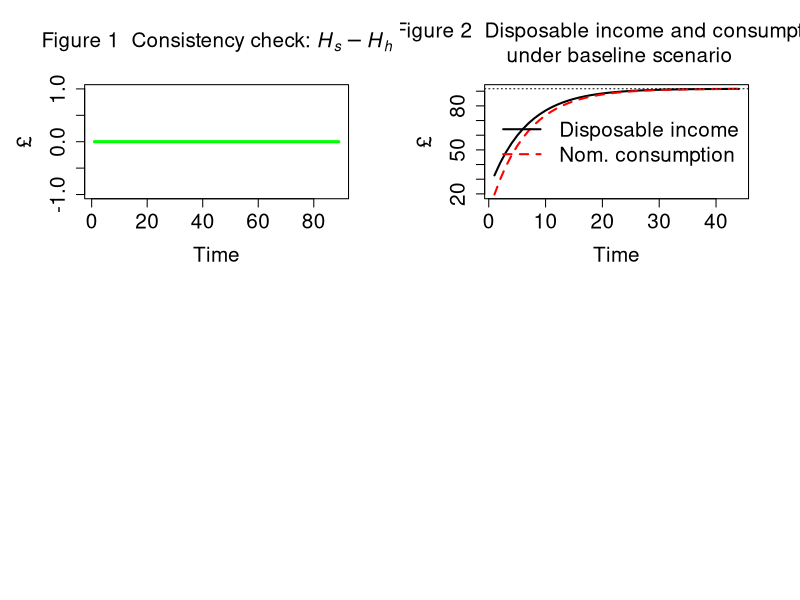

The R source for this figure:
# IO-SFC MODEL (BASED ON MODEL PC)

# Created by Marco Veronese Passarella

# Version: 7 June 2024; revised: 11 June 2024

### PREPARE THE ENVIRONMENT ################################################################################

#Clear Environment
rm(list=ls(all=TRUE))

#Clear Plots
if(!is.null(dev.list())) dev.off()

#Clear Console
cat("\014")

#Set directory/folder
#setwd("C:/Users/Marco Passarella/Google Drive/New Conferences/EAEPE Summer School 2024")

#set number of periods
nPeriods = 90

#Set number of scenarios
nScenarios=2 

#Set number of industries ***
nIndustries = 2

### SET THE COEFFICIENTS (EXOGENOUS VARIABLES AND PARAMETERS) ################################################################################

alpha10 = 0.8 #Autonomous component of propensity to consume out of income
alpha11 = 8 #Interest rate elasticity of propensity to consume out of income (minus sign)
alpha2=0.4 #Propensity to consume out of wealth
w = 0.4 #Uniform wage rate
mu = 0.875 #Uniform mark-up
pr1 = 1 #Labour productivity in industry 1
pr2 = 1 #Labour productivity in industry 2
lambda0 = 0.635 #Autonomous share of bills
lambda1 = 5 #Elasticity of bills demand to interest rate
lambda2 = 0.01 #Elasticity of bills demand to yd/v
theta=0.2 #Tax rate on income
r_bar=matrix(data=0.025,nrow=nScenarios,ncol=nPeriods) #Interest rate as policy instrument
beta1_c_bar=0.50 #Household consumption share of product 1
beta2_c_bar=0.50 #Household consumption share of product 2
beta1_g_bar=0.48 #Government consumption share of product 1
beta2_g_bar=0.52 #Government consumption share of product 2
a11 = 0.11 #Quantity of product 1 necessary to produce one unit of product 1
a12 = 0.12 #Quantity of product 1 necessary to produce one unit of product 2
a21 = 0.21 #Quantity of product 2 necessary to produce one unit of product 1
a22 = 0.22 #Quantity of product 2 necessary to produce one unit of product 2

#Tip: try 0.12, 0.12, 0.20, 0.20 for unit prices

### CREATE VARIABLES AND ATTRIBUTE INITIAL VALUES ################################################################################

#Use 'array' function to create 3-dimension variables
x=array(data=0,dim=c(nScenarios,nPeriods,nIndustries)) #Gross output by industry (real)
d=array(data=0,dim=c(nScenarios,nPeriods,nIndustries)) #Demand by industry (real)
beta_c=array(data=0,dim=c(nScenarios,nPeriods,nIndustries)) #Real consumption composition
beta_g=array(data=0,dim=c(nScenarios,nPeriods,nIndustries)) #Real government expenditure composition
p=array(data=1,dim=c(nScenarios,nPeriods,nIndustries)) #Unit prices
k=array(data=0,dim=c(nScenarios,nPeriods,nIndustries)) #Inputs by industry

#Create matrix of coefficients
A=matrix(data=0,nrow=nIndustries,ncol=nIndustries) #2D matrix of technical coefficients
I = diag(x=1, nrow=nIndustries, ncol=nIndustries) #2D diagonal matrix
A4=array(data=0,dim=c(nScenarios,nPeriods,nIndustries,nIndustries)) #4D matrix of technical coefficients

#Other 2-dimension variables
alpha1=matrix(data=alpha10-alpha11*r_bar,nrow=nScenarios,ncol=nPeriods) #Propensity to consume out of income
b_cb=matrix(data=0,nrow=nScenarios,ncol=nPeriods) #Government bills held by Central Bank
b_h=matrix(data=0,nrow=nScenarios,ncol=nPeriods) #Government bills held by households
b_s=matrix(data=0,nrow=nScenarios,ncol=nPeriods) #Government bills supplied by government
h_h=matrix(data=0,nrow=nScenarios,ncol=nPeriods) #Cash money held by households
h_s=matrix(data=0,nrow=nScenarios,ncol=nPeriods) #Cash money supplied by central bank
r=matrix(data=r_bar,nrow=nScenarios,ncol=nPeriods) #Interest rate on government bills
t=matrix(data=0,nrow=nScenarios,ncol=nPeriods) #Taxes
v=matrix(data=0,nrow=nScenarios,ncol=nPeriods) #Households wealth
yd=matrix(data=0,nrow=nScenarios,ncol=nPeriods) #Disposable income of households
cons=matrix(data=0,nrow=nScenarios,ncol=nPeriods) #Consumption (real)
g=matrix(data=20,nrow=nScenarios,ncol=nPeriods) #Government expenditure (real)
y=matrix(data=0,nrow=nScenarios,ncol=nPeriods) #Value of net output (GDP)
p_c=matrix(data=1,nrow=nScenarios,ncol=nPeriods) #Average price for the consumers
p_g=matrix(data=1,nrow=nScenarios,ncol=nPeriods) #Average price for the government
infl=matrix(data=1,nrow=nScenarios,ncol=nPeriods) #Inflation tax (see Godley and Lavoie, 9.2.4 and 9.3.1)

### RUN THE MODEL ################################################################################

#DEFINE THE LOOPS

#Choose scenario
for (j in 1:nScenarios){
  
  #Define time loop
  for (i in 2:nPeriods){
    
    #Define iterations
    for (iterations in 1:100){
      
      
      #ADD ALTERNATIVE SCENARIOS  
      
      #Shock 1: higher interest rate
      if (i>=10 && j==2){r_bar[j,i]=0.035}
      
      
      #DEFINE THE SYSTEM OF EQUATIONS        
      
      
      ## A) Define the matrix of technical coefficients ####
      
      #4D matrix of technical coefficients
      A4[j,i,,]=c(a11,a21,a12,a22)                   
      
      #2D matrix of technical coefficients
      A = A4[j,i,,]          
      
      
      ## B) Define consumption shares ####
      
      #Household real consumption share of product 1 - eq. 12.1
      beta_c[j,i,1]=beta1_c_bar
      
      #Household real consumption share of product 2 - eq. 12.2
      beta_c[j,i,2]=beta2_c_bar
      
      #Government real consumption share of product 1 - eq. 13.1
      beta_g[j,i,1]=beta1_g_bar
      
      #Government real consumption share of product 2 - eq. 13.2
      beta_g[j,i,2]=beta2_g_bar
      
      
      ## C) Define input-output structure ####
      
      #Real final demand vector by industry - eq. 14
      d[j,i,] = beta_c[j,i,]*cons[j,i] + beta_g[j,i,]*g[j,i]
      
      #Real gross output by industry  - eq. 15
      x[j,i,] = solve(I-A) %*% d[j,i,]
      
      #Value of net output (GDP)  - eq. 1.A
      y[j,i] = t(p[j,i,]) %*% d[j,i,]
      
      #Quantities of inputs required by industry - auxiliary eq.
      k[j,i,] = A %*% x[j,i,]
      
      
      ## D) Set prices ####
      
      #Set unit price of output of industry 1 - eq. 16.1
      p[j,i,1] = (w/pr1) + (p[j,i,1]*A[1] + p[j,i,2]*A[2])*(1 + mu) 
      
      #Set unit price of output of industry 2 - eq. 16.2  
      p[j,i,2] = (w/pr2) + (p[j,i,1]*A[3] + p[j,i,2]*A[4])*(1 + mu) 
      
      #Average price for the consumers - eq. 17
      p_c[j,i] = t(p[j,i,]) %*% beta_c[j,i,]
      
      #Average price for the government - eq. 18
      p_g[j,i] = t(p[j,i,]) %*% beta_g[j,i,]
      
      
      ## E) Households' behaviour ####
      
      #Disposable income - eq. 2
      yd[j,i] = y[j,i] - t[j,i] + r[j,i-1]*b_h[j,i-1]
      
      #Wealth accumulation - eq. 4 
      v[j,i] = v[j,i-1] + (yd[j,i] - p_c[j,i]*cons[j,i])
      
      #Real consumption function with no monetary illusion - eq. 5.A.1 
      cons[j,i] = alpha1[j,i]*((yd[j,i]/p_c[j,i])-infl[j,i]) + alpha2*v[j,i-1]/p_c[j,i-1]
      
      #Inflation tax for households - eq. 5.A.1
      infl[j,i] = ((p_c[j,i]-p_c[j,i-1])/p_c[j,i-1])*(v[j,i-1]/p_c[j,i])
      
      #Endogenous propensity to consume out of income  - eq. 19
      alpha1[j,i] = alpha10 - alpha11*r[j,i]
      
      
      ## F) Portfolio equations ####
      
      #Demand for cash money - eq. 6
      h_h[j,i] = v[j,i] - b_h[j,i]
      
      #Demand for government bills - eq. 7
      b_h[j,i] = v[j,i]*(lambda0 + lambda1*r[j,i] - lambda2*(yd[j,i]/v[j,i]))
      
      
      ## G) Government ####
      
      #Tax payments - eq. 3 
      t[j,i] = theta*(y[j,i] + r[j,i-1]*b_h[j,i-1])
      
      #Supply of government bills - eq. 8
      b_s[j,i] = b_s[j,i-1] + ( p_g[j,i]*g[j,i] + r[j,i-1]*b_s[j,i-1]) - (t[j,i] + r[j,i-1]*b_cb[j,i-1])
      
      
      ## H) Central bank ####
      
      #Supply of cash - eq. 9
      h_s[j,i] = h_s[j,i-1] + b_cb[j,i] - b_cb[j,i-1]
      
      #Government bills held by the central bank - eq. 10
      b_cb[j,i] = b_s[j,i] - b_h[j,i]
      
      #Interest rate as policy instrument - eq. 11
      r[j,i] = r_bar[j,i]
      
    }
    
  }
}

### CONSISTENCY CHECK (REDUNDANT EQUATION) AND PLOTS ################################################################################

#Define layout
layout(matrix(c(1,2,3,4), 2, 2, byrow = TRUE))
par(mar = c(5.1+1, 4.1+1, 4.1+1, 2.1+1))

#Figure 1: redundant equation
plot(h_s[1,2:nPeriods]-h_h[1,2:nPeriods], type="l", col="green",lwd=3,lty=1,font.main=1,cex.main=1.5,
     main=expression("Figure 1  Consistency check: " * italic(H[phantom("")]["s"]) - italic(H[phantom("")]["h"])),
     cex.axis=1.5,cex.lab=1.5,ylab = '\u00A3',
     xlab = 'Time',ylim = range(-1,1))

#Figure 2: disposable income and consumption
plot(yd[1,2:45],type="l", col=1, lwd=2, lty=1, font.main=1,cex.main=1.5,
     main="Figure 2  Disposable income and consumption \n under baseline scenario",
     ylab = '\u00A3',xlab = 'Time',ylim = range(min(cons[1,2:45]*p_c[1,2:45]),max(yd[1,2:45])),
     cex.axis=1.5,cex.lab=1.5)
lines(cons[1,2:45]*p_c[1,2:45],type="l",lwd=2,lty=2,col="red1")
legend("right",c("Disposable income","Nom. consumption"),  bty = "n",
       cex=1.5, lty=c(1,2), lwd=c(2,2), col = c(1,"red1"), box.lty=0)
abline(h=yd[1,nPeriods],col=1,lty=3)
